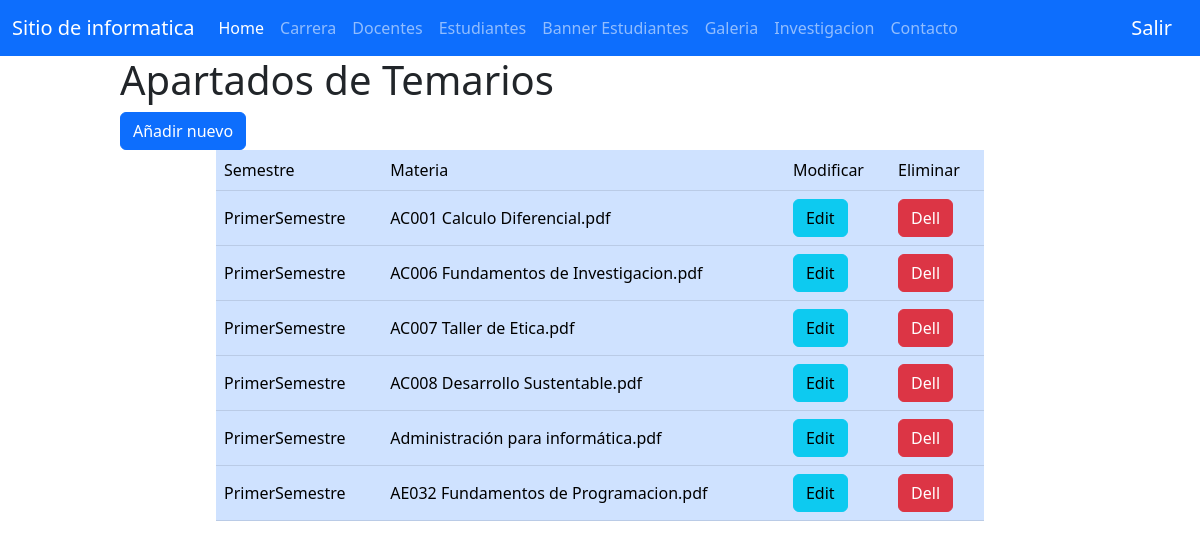
Page /pages/doom-admin/forms/formTemarios.php?id_user=1 (signed in) on the committed database.
### tables this page shows
CREATE TABLE `tem_primero` (
  `id` int(11) NOT NULL,
  `semestre` varchar(45) NOT NULL DEFAULT 'Primer Semestre',
  `nombre` varchar(45) NOT NULL
);

### pages/doom-admin/forms/formTemarios.php (the view, shortened to what this page needs)
<?php
include_once "./../vistas/header.php";
$id = $_GET["id_user"];
if ($id == 1) {
    $objeto = new Conexion();
    $conexion = $objeto->Conectar();
    $buscar = "SELECT * FROM tem_primero ";
    $resultado = $conexion->prepare($buscar);
    $resultado->execute();
    $data=$resultado->fetchAll(PDO::FETCH_ASSOC);
}
?>
<div class="ContForm">
        <table class="table align-middle table-primary">
            <h1>Apartados de Temarios</h1>
            <a href="./formsNewTemario.php" class="btn btn-primary">Añadir nuevo</a>
            <thead>
                <tr>
                    <td>Semestre</td>
                    <td>Materia</td>
                    <td>Modificar</td>
                    <td>Eliminar</td>
                </tr>
            </thead>
            <tbody>
                    <?php
                        foreach($data as $dat) {
                    ?>
                        <tr>
                            <td><?php echo $dat['semestre'] ?></td>
                            <td><?php echo $dat['nombre'] ?></td>
                            <td><a class="btn btn-info" href="../forms/formUniTemario.php?id_user=<?php echo $dat['id'] ?>&semestre=<?php echo $dat['semestre'] ?>">Edit</a></td>
                            <td><a class="btn btn-danger" href="../delete/deleteTemario.php?id_user=<?php echo $dat['id'] ?>&semestre=<?php echo $dat['semestre'] ?>">Dell</a></td>
                        </tr>
                    <?php
                        }
                    ?>
            </tbody>
        </table>
</div>
<?php
include_once "./../vistas/footer.php";
?>

### css/global.css (style rules this page uses)
.ContForm { width: 80%; margin: auto; }
table { width: 80% !important; margin: auto !important; }

### rows in the picture
tem_primero: semestre "PrimerSemestre", nombre "AC001 Calculo Diferencial.pdf"
tem_primero: semestre "PrimerSemestre", nombre "AC006 Fundamentos de Investigacion.pdf"
tem_primero: semestre "PrimerSemestre", nombre "AC007 Taller de Etica.pdf"
tem_primero: semestre "PrimerSemestre", nombre "AC008 Desarrollo Sustentable.pdf"
tem_primero: semestre "PrimerSemestre", nombre "Administración para informática.pdf"
tem_primero: semestre "PrimerSemestre", nombre "AE032 Fundamentos de Programacion.pdf"
